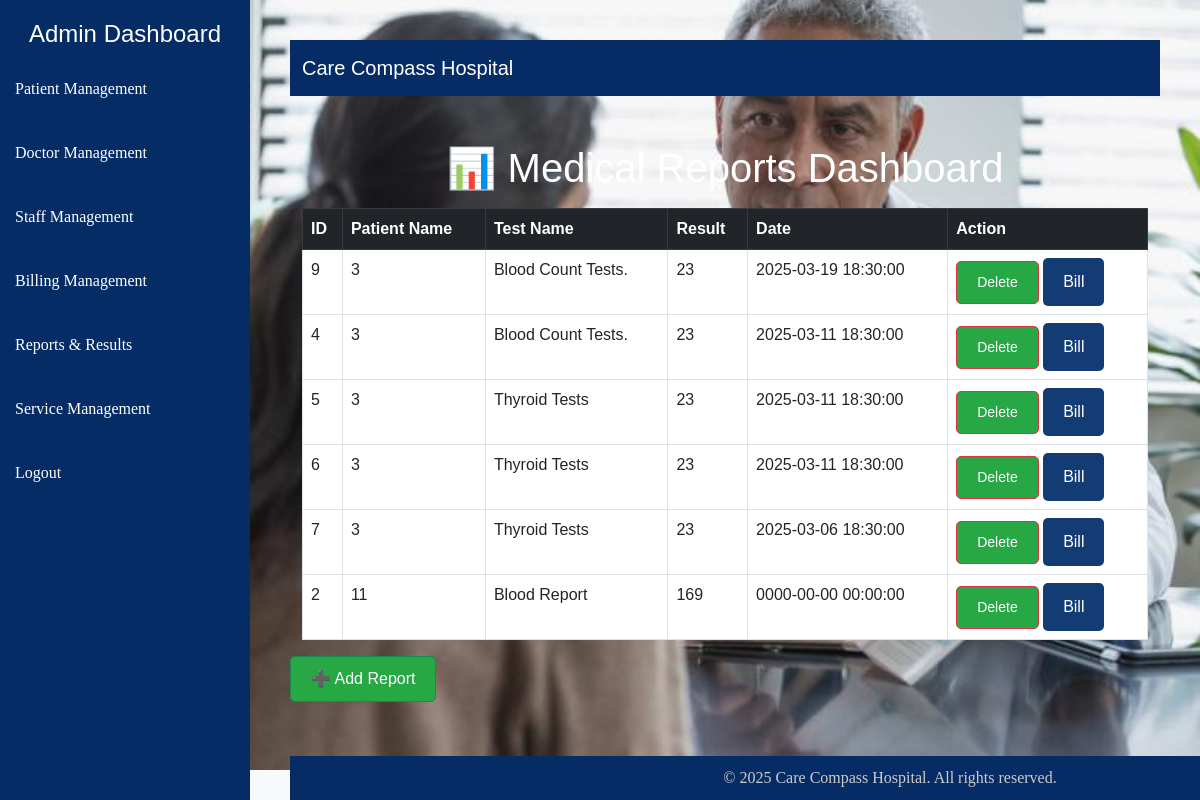
The app's page /Admin/Medical_Report_Dashboard.php with its own data.
### tables this page shows
CREATE TABLE `medicalreports` (
  `report_id` int(11) NOT NULL,
  `patient_id` int(11) NOT NULL,
  `test_name` varchar(255) NOT NULL,
  `result` text NOT NULL,
  `date` timestamp NOT NULL DEFAULT current_timestamp()
);

### Admin/Medical_Report_Dashboard.php (the view, shortened to what this page needs)
<?php
include "db_connect.php";
$sql = "SELECT * FROM medicalreports ORDER BY date DESC";
$result = $conn->query($sql);
?>
<!DOCTYPE html>
<html lang="en">
<head>
    <link href="https://cdn.jsdelivr.net/npm/bootstrap@5.3.0/dist/css/bootstrap.min.css" rel="stylesheet">
    <link rel="stylesheet" href="styles.css">
    <link rel="stylesheet" href="Adminstyles.css">
</head>
<body class="bg-light" style="background: url('../image/A.jpg') no-repeat center center/cover;">
        <div class="sidebar">
            <h4>Admin Dashboard</h4>
            <ul class="nav flex-column">
                <li class="nav-item"><a href="patient_dashboard.php" class="nav-link">Patient Management</a></li>
                <li class="nav-item"><a href="doctor_dashboard.php" class="nav-link">Doctor Management</a></li>
                <li class="nav-item"><a href="staff_dashboard.php" class="nav-link">Staff Management</a></li>
                <li class="nav-item"><a href="billing_management.php" class="nav-link">Billing Management</a></li>
                <li class="nav-item"><a href="medical_report_dashboard.php" class="nav-link">Reports & Results</a></li>
                <li class="nav-item"><a href="services_dashboard.php" class="nav-link">Service Management</a></li>
                <li class="nav-item"><a href="logout.php" class="nav-link">Logout</a></li>
            </ul>
        </div>
        <div class="main-content">
            <nav class="navbar navbar-expand-lg navbar-dark navbar-custom">
                <div class="container">
                    <a class="navbar-brand" href="../index.php">Care Compass Hospital</a>
                </div>
            </nav>
    <div class="container mt-5">
        <h1 class="text-center text-white">📊 Medical Reports Dashboard</h1>
        <table class="table table-bordered mt-3">
            <thead class="table-dark">
                <tr>
                    <th>ID</th>
                    <th>Patient Name</th>
                    <th>Test Name</th>
                    <th>Result</th>
                    <th>Date</th>
                    <th>Action</th>
                </tr>
            </thead>
            <tbody>
                <?php while ($row = $result->fetch_assoc()) { ?>
                    <tr>
                        <td><?php echo $row['report_id']; ?></td>
                        <td><?php echo $row['patient_id']; ?></td>
                        <td><?php echo $row['test_name']; ?></td>
                        <td><?php echo $row['result']; ?></td>
                        <td><?php echo $row['date']; ?></td>
                        <td>
    <a href="delete_report.php?id=<?php echo $row['report_id']; ?>" class="btn btn-danger btn-sm" onclick="return confirm('Are you sure?')">Delete</a>
    <a href="billing_management.php?report_id=<?php echo $row['report_id']; ?>&patient_id=<?php echo $row['patient_id']; ?>" class="btn btn-primary btn-sm">Bill</a>
                        </td>
                    </tr>
                <?php } ?>
            </tbody>
        </table>
    </div>
    <button href="add_report.php" class="btn btn-success mb-3" data-bs-toggle="modal" data-bs-target="#addReportModal">➕ Add Report</button>
</body>
            <footer class="footer">
            <p>&copy; 2025 Care Compass Hospital. All rights reserved.</p>
        </footer>
</html>

### styles.css (style rules this page uses)
body { font-family: Arial, sans-serif; margin: 20px; padding: 0; box-sizing: border-box; font-family: Arial, sans-serif; height: auto; max-width: 100%; }
input, button { margin-top: 5px; }
a { color: #030e1a; size: 55px; text-decoration: none; }
.navbar { display: flex; justify-content: space-between; align-items: center; background: #3d3a3a; background-color: rgb(16, 29, 47); color: white; max-width: 100%; height: auto; }
.btn { display: inline-block; margin-top: 0px; padding: 10px 20px; background: #28a745; color: white; text-decoration: none; border-radius: 5px; }
.footer { background-color: #343a40; }
.footer p { color: #ccc; margin: 0; }
.footer h5, p, li { font-family: 'Times New Roman', Times, serif; }
.btn-primary { background-color: #123C73; border: none; padding: 12px 20px; font-size: 16px; border-radius: 5px; transition: 0.3s; }

### Admin/Adminstyles.css (style rules this page uses)
body { font-family: Arial, sans-serif; }
.sidebar { position: fixed; top: 0; left: 0; bottom: 0; width: 250px; background-color: #052c65; padding-top: 20px; }
.sidebar h4 { color: #fff; text-align: center; }
.sidebar a { color: #fff; text-decoration: none; padding: 10px 15px; display: block; margin: 10px 0; }
.main-content { margin-left: 250px; padding: 20px; }
.navbar-custom { background-color: #052c65; }
.footer { position: fixed; bottom: 0; width: 100%; background-color: #052c65; color: white; padding: 10px; text-align: center; }

### records on screen
medicalreports: report_id "9", patient "3", test_name "Blood Count Tests.", result "23", date "2025-03-19 18:30:00"
medicalreports: report_id "4", patient "3", test_name "Blood Count Tests.", result "23", date "2025-03-11 18:30:00"
medicalreports: report_id "5", patient "3", test_name "Thyroid Tests", result "23", date "2025-03-11 18:30:00"
medicalreports: report_id "6", patient "3", test_name "Thyroid Tests", result "23", date "2025-03-11 18:30:00"
medicalreports: report_id "7", patient "3", test_name "Thyroid Tests", result "23", date "2025-03-06 18:30:00"
medicalreports: report_id "2", patient "11", test_name "Blood Report", result "169", date "0000-00-00 00:00:00"
